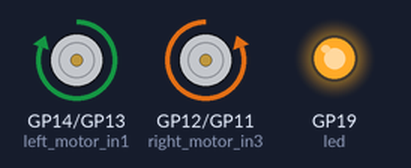
Recording of a program running on a simulated Raspberry Pi Pico running MicroPython. Parts: motor-driver pin pairs drawn as motors (green arrow = first pin HIGH = forward, orange = second pin HIGH = backward, longer = more drive, scaled by the enable pin), output pins drawn as LEDs (lit = HIGH). At 4.4 s the program stops and its outputs stay as they are.

Above: at 0.1 s.
At 2.1 s:
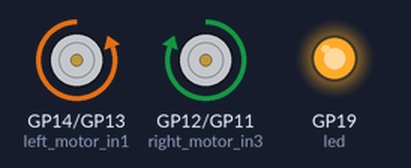
At 4.1 s:
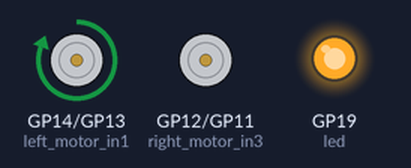
At 4.5 s:
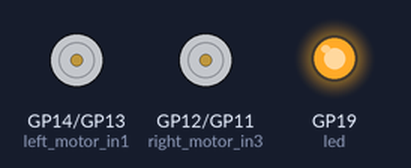
Timing chart, 0 to 5.9 s (numbered marks = the images above):
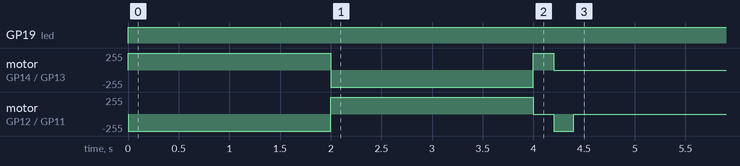

Measured:
- by itself, GP19 (led): LOW → HIGH at 0.00 s
- by itself, motor on GP14 (left_motor_in1) / GP13 (left_motor_in2): stopped → forward 255/255 at 0.00 s, → backward 255/255 2.0 s later, → forward 255/255 2.0 s later, → stopped 0.20 s later
- by itself, motor on GP12 (right_motor_in3) / GP11 (right_motor_in4): stopped → backward 255/255 at 0.00 s, → forward 255/255 2.0 s later, → stopped 2.0 s later, → backward 255/255 0.20 s later, … (5 changes in this stretch)

The program:

testrobotcar.py
```python
from machine import Pin,PWM
from time import sleep

led=Pin(19,Pin.OUT)
led.on()  #this LED when lit shows Pico has powered up

#------------robot setup---------------
left_motor_enA = PWM(Pin(15))  #red wire
left_motor_in1 = Pin(14, Pin.OUT) #green wire
left_motor_in2 = Pin(13, Pin.OUT) #white wire
left_motor_enA.freq(1000)
left_motor_enA.duty_u16(65500)

right_motor_in3 = Pin(12, Pin.OUT) #yellow wire
right_motor_in4 = Pin(11, Pin.OUT) #brown wire
right_motor_enB = PWM(Pin(10))     #blue wire
right_motor_enB.freq(1000)
right_motor_enB.duty_u16(65500)

"""
#left wheel forward
left_motor_in1.on()
left_motor_in2.off()
sleep(3)
#left wheel backward
left_motor_in1.off()
left_motor_in2.on()
sleep(3)
#left wheel stop
left_motor_in1.off()
left_motor_in2.off()


sleep(3)
#right wheel forward
right_motor_in4.on()
right_motor_in3.off()

sleep(3)
#right wheel backward
right_motor_in4.off()
right_motor_in3.on()
sleep(3)
#right wheel stop
right_motor_in4.off()
right_motor_in3.off()
"""

def move_forward():
    #left wheel forward
    left_motor_in1.on()
    left_motor_in2.off()
    #right wheel forward
    right_motor_in4.on()
    right_motor_in3.off()

def move_backward():
    #right wheel backward
    right_motor_in4.off()
    right_motor_in3.on()
    #left wheel backward
    left_motor_in1.off()
    left_motor_in2.on()

def stop():
    left_motor_in1.off()
    left_motor_in2.off()
    #right wheel forward
    right_motor_in4.off()
    right_motor_in3.off()

def turn_right():
    right_motor_in4.off()
    right_motor_in3.off()
    left_motor_in1.on()
    left_motor_in2.off()
    sleep(.2)
def turn_left():
    #right wheel forward
    right_motor_in4.on()
    right_motor_in3.off()
    left_motor_in1.off()
    left_motor_in2.off()
    sleep(.2)
#test run
move_forward()
sleep(2)
move_backward()
sleep(2)
turn_right()
turn_left()
stop()
```
